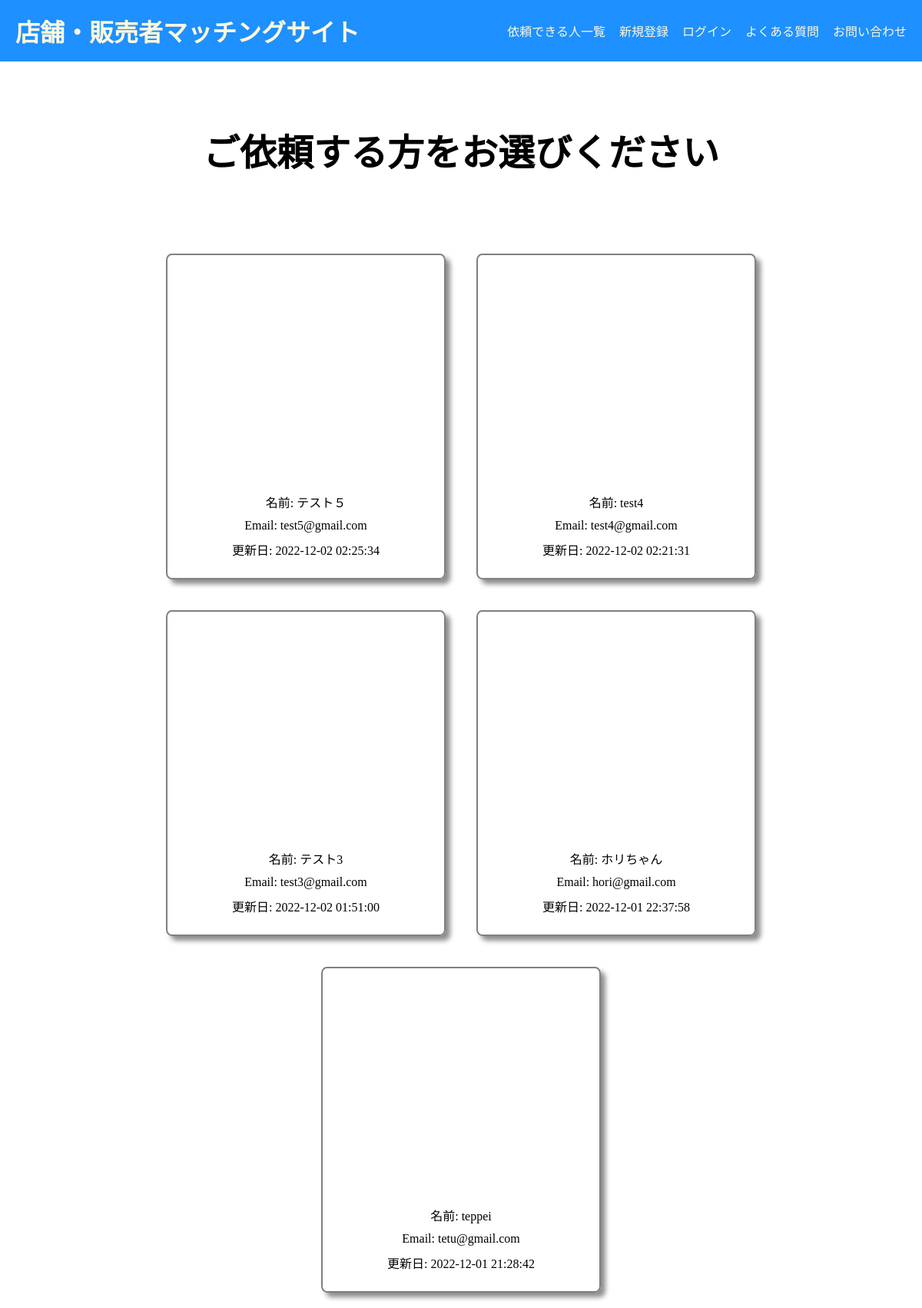
Page /search_list.php on the committed database.
### tables this page shows
CREATE TABLE `seller_users` (
  `id` int(11) NOT NULL,
  `name` varchar(20) NOT NULL,
  `email` varchar(40) NOT NULL,
  `password` varchar(40) NOT NULL,
  `business_name` varchar(50) DEFAULT NULL,
  `address` varchar(100) DEFAULT NULL,
  `career` varchar(500) DEFAULT NULL,
  `pr` varchar(500) DEFAULT NULL,
  `image` mediumblob DEFAULT NULL,
  `created_time` date NOT NULL,
  `update_time` datetime NOT NULL
);

### search_list.php (the view, shortened to what this page needs)
<?php
$dbn = 'mysql:dbname=kadai;charset=utf8mb4;port=3306;host=localhost';
$user = 'root';
$pwd = '';
try {
    $pdo = new PDO($dbn, $user, $pwd);
} catch (PDOException $e) {
    echo json_encode(["db error" => "{$e->getMessage()}"]);
    exit();
}
$sql = 'SELECT * FROM seller_users order by update_time DESC';
$stmt = $pdo->prepare($sql);
try {
    $status = $stmt->execute();
} catch (PDOException $e) {
    echo json_encode(["sql error" => "{$e->getMessage()}"]);
    exit();
}
if ($status == false) {
    $error = $stmt->errorInfo();
    exit('sqlError:' . $error[2]);
} else {
    $result = $stmt->fetchAll(PDO::FETCH_ASSOC);
}
$output = "";
foreach ($result as $record) {
    $output .= "
        <div class='seller-items'>
            <p class='seller-item seller-name'>名前: {$record["name"]}</p>
            <p class='seller-item seller-email'>Email: {$record["email"]}</p>
            <p class='seller-item seller-update_time'>更新日: {$record["update_time"]}</p>
        </div>
    ";
}
?>
<!DOCTYPE html>
<html lang="ja">
<head>
    <link rel="stylesheet" href="./css/style.css">
</head>
<body>
    <header>
        <div class="header-title">
            <a href="./index.php">
                <h1>店舗・販売者マッチングサイト</h1>
            </a>
        </div>
        <nav>
            <ul class="header-nav">
                <a href="./search_list.php">
                    <li>依頼できる人一覧</li>
                </a>
                <li class="signup">新規登録
                </li>
                <li class="login">ログイン
                </li>
                <a href="./question.php">
                    <li>よくある質問</li>
                </a>
                <a href="./contact.php">
                    <li>お問い合わせ</li>
                </a>
            </ul>
        </nav>
    </header>
    <main>
        <div class="main-area">
            <h2>ご依頼する方をお選びください</h2>
            <div class="hoge-area">
                <?= $output ?>
            </div>
        </div>
    </main>
</body>
</html>

### css/style.css (style rules this page uses)
* { margin: 0; padding: 0; box-sizing: none; }
body { font-size: 16px; }
main { display: flex; justify-content: center; align-items: center; flex-direction: column; }
a { text-decoration: none; color: inherit; }
header { background-color: dodgerblue; color: cornsilk; display: flex; align-items: center; height: 80px; }
header h1 { margin-left: 20px; }
nav { margin: 0 0 0 auto; }
.header-nav { width: 100%; display: flex; list-style: none; margin-right: 20px; }
.header-nav li { margin-left: 18px; }
.main-area { width: 100%; display: flex; justify-content: center; align-items: center; flex-direction: column; }
.main-area h2 { font-size: 48px; margin: 80px; }
.hoge-area { display: flex; justify-content: center; flex-wrap: wrap; }
.seller-items { width: 30%; height: 400px; margin: 20px; padding-bottom: 20px; border: 2px solid gray; display: flex; justify-content: end; align-items: center; flex-direction: column; border-radius: 2%; box-shadow: 6px 6px 6px 0px rgba(0, 0, 0, 0.45); }
.seller-item { margin: 5px; }

### rows in the picture
seller_users: name "テスト５", email "test5@gmail.com", update_time "2022-12-02 02:25:34"
seller_users: name "test4", email "test4@gmail.com", update_time "2022-12-02 02:21:31"
seller_users: name "テスト3", email "test3@gmail.com", update_time "2022-12-02 01:51:00"
seller_users: name "ホリちゃん", email "hori@gmail.com", update_time "2022-12-01 22:37:58"
seller_users: name "teppei", email "tetu@gmail.com", update_time "2022-12-01 21:28:42"
